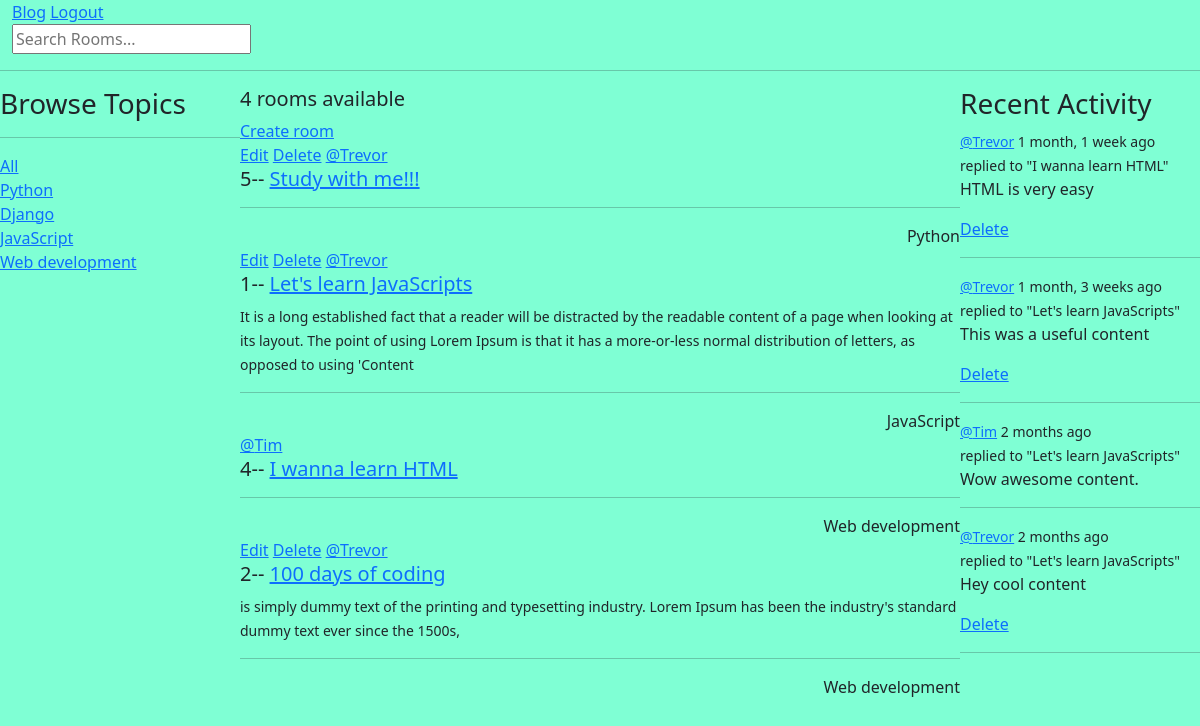
The app's page /home/ (signed in) with its own data.
### blogapp/models.py (models this page shows)
class Topic(models.Model):
    name = models.CharField(max_length=200)
    def __str__(self):
        return self.name

class Room(models.Model):
    host = models.ForeignKey(User, on_delete=models.SET_NULL,null=True)
    topic = models.ForeignKey(Topic, on_delete=models.SET_NULL,null=True)
    name = models.CharField(max_length=200)
    description = models.TextField(null=True, blank=True)
    participants = models.ManyToManyField(User, related_name='participants', blank=True)
    updated = models.DateTimeField(auto_now=True)
    created = models.DateTimeField(auto_now_add=True)
    class Meta:
        ordering = ['-updated','-created']
    def __str__(self):
        return self.name

class Message(models.Model):
    user = models.ForeignKey(User, on_delete=models.CASCADE)
    room = models.ForeignKey(Room, on_delete=models.CASCADE)
    body = models.TextField()
    updated = models.DateTimeField(auto_now=True)
    created = models.DateTimeField(auto_now_add=True)
    class Meta:
        ordering = ['-updated','-created']
    def __str__(self):
        return self.body[0:50]

### blogapp/views.py (the view)
# urls.py: 2. Add a URL to urlpatterns:  path('', views.home, name='home')
def home(request):
    q = request.GET.get('q') if request.GET.get('q') != None else ''
    topics = Topic.objects.all()
    rooms =Room.objects.filter(
        Q(topic__name__icontains=q) |
        Q(description__icontains=q) |
        Q(name__icontains=q) |
        Q(host__username__icontains=q)
    )
    room_count = rooms.count()
    room_messages = Message.objects.filter(Q(room__topic__name__icontains=q))
    context = {'rooms':rooms, 'topics':topics, 'room_count':room_count,'room_messages':room_messages}
    return render(request,'home.html',context)

### templates/home.html (shortened to what this page needs)
<!doctype html>
<html lang="en">
<head>
</head>
<body>
{% extends 'base.html' %}
{% block content %}
    <div class="home-container">
        <div>
            {% include 'topic-component.html' %}
        </div>
        <div>
            <h5>{{ room_count }} rooms available</h5>
            <a href="{% url 'createRoom' %}">Create room</a>
            {% include 'feed_component.html' %}
        </div>
        <div>
           {% include 'activity_component.html' %}
        </div>
    </div>
{% endblock %}

### templates/topic-component.html (shortened to what this page needs)
<!doctype html>
<html lang="en">
<head>
</head>
<body>
<h3>Browse Topics</h3>
<hr>
<div>
    <a href="{% url 'home' %}">All</a>
</div>
{% for topic in topics %}
    <div>
        <a href="{% url 'home' %}?q={{ topic.name }}">{{ topic.name }}</a>
    </div>
{% endfor %}
</body>
</html>

### templates/feed_component.html (shortened to what this page needs)
<!doctype html>
<html lang="en">
<head>
</head>
<body>
<div>
                {% for room in rooms %}
                    <div>
                    {% if request.user == room.host %}
                        <a href="{% url 'updateRoom' room.id%}">Edit</a>
                        <a href="{% url 'deleteRoom' room.id%}">Delete</a>
                        {% endif %}
                        <a href="{% url 'userprofile' room.host.id%}">@{{ room.host }}</a>
                        <h5>{{ room.id }}-- <a href="{% url 'room' room.id%}">{{ room.name }}</a></h5>
                        <small>{{ room.description }}</small>
                        <hr>
                        <div class="d-flex justify-content-end">
                            <div>
                                <span>{{ room.topic }}</span>
                            </div>
                        </div>
                    </div>
                {% endfor %}
            </div>
</body>
</html>

### templates/activity_component.html (shortened to what this page needs)
<!doctype html>
<html lang="en">
<head>
</head>
<body>
 <h3>Recent Activity</h3>
 {% for room_message in room_messages %}
     <div>
         <small><a href="{% url 'userprofile' room_message.user.id%}">@{{ room_message.user }}</a>  {{ room_message.created | timesince }} ago</small>
         <br>
         <small>replied to "{{ room_message.room }}"</small>
         <br>
         <p>{{ room_message}}</p>
         {% if request.user == room_message.user %}
             <a href="{% url 'delete-message' room_message.id%}">Delete</a>
         {% endif %}
         <hr>
     </div>
 {% endfor %}
</body>
</html>

### static/style/main.css (style rules this page uses)
body { background-color: aquamarine; }

### templates/home.html (style rules this page uses)
.home-container { display: grid; grid-template-columns: 1fr 3fr 1fr; }

### records on screen
Topic: name "Python"
Topic: name "Django"
Topic: name "JavaScript"
Topic: name "Web development"
Room: shows "Edit", host "Trevor", id "5", name "Study with me!!!", topic "Python"
Room: shows "Edit", host "Trevor", id "1", name "Let's learn JavaScripts", description "It is a long established fact that a reader will be distracted by the readable content of a page when looking at its layout. The point of using Lorem Ipsum is that it has a more-or-less normal distribution of letters, as opposed to using 'Content", topic "JavaScript"
Room: host "Tim", id "4", name "I wanna learn HTML", topic "Web development"
Room: shows "Edit", host "Trevor", id "2", name "100 days of coding", description "is simply dummy text of the printing and typesetting industry. Lorem Ipsum has been the industry's standard dummy text ever since the 1500s,", topic "Web development"
Message: user "Trevor", created "1 month, 1 week", room "I wanna learn HTML", body "HTML is very easy", shows "Delete"
Message: user "Trevor", created "1 month, 3 weeks", room "Let's learn JavaScripts", body "This was a useful content", shows "Delete"
Message: user "Tim", created "2 months", room "Let's learn JavaScripts", body "Wow awesome content."
Message: user "Trevor", created "2 months", room "Let's learn JavaScripts", body "Hey cool content", shows "Delete"

### other values on screen
{{ room_count }} "4"
